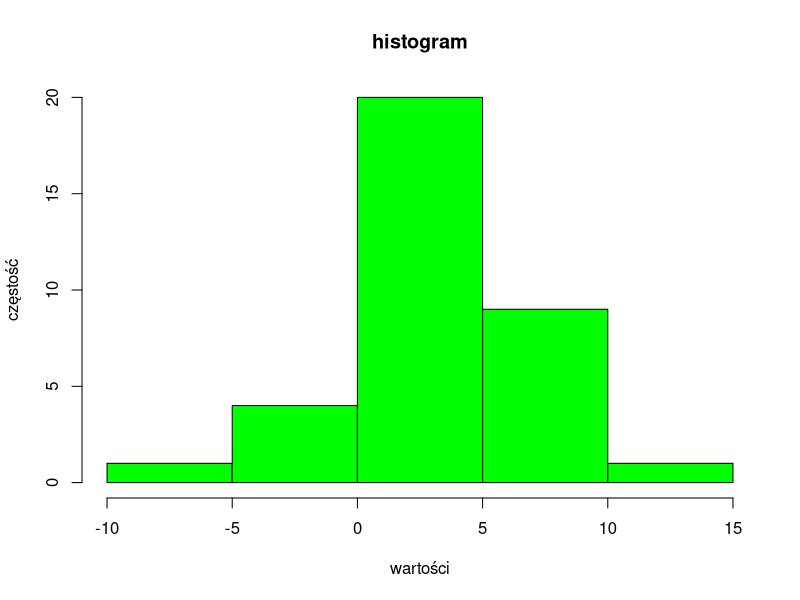
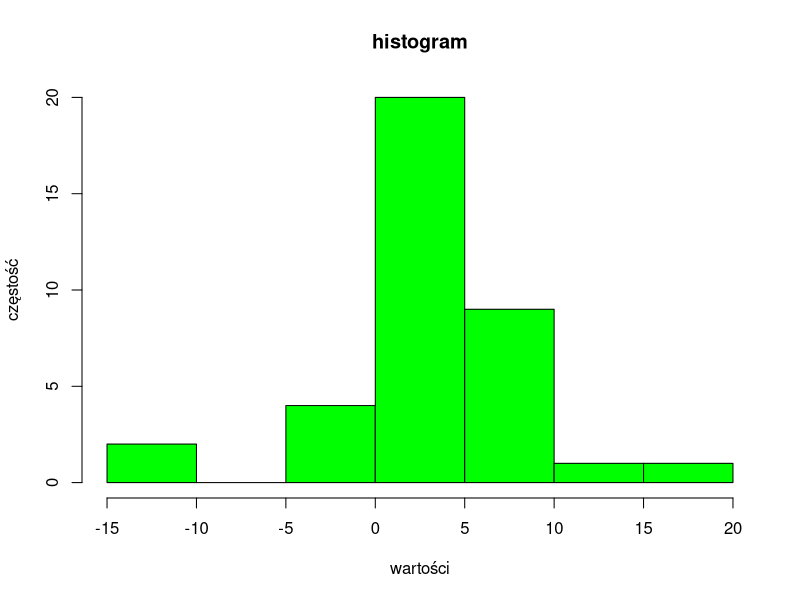
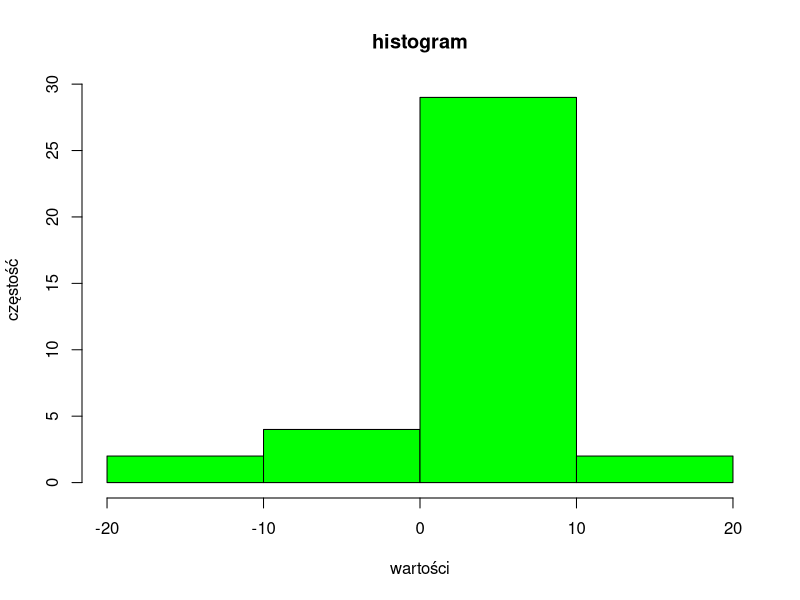

Recreate these plots in R, in order.
x=c(-10,9,1,2,5,-2,6,2,1,0,1,4,5,6,3,7,3,2,2,3,8,5,3,4,8,0,8,0,5,1,6,4,8,13,2)
hist(x, col="green", xlab="wartości", ylab="częstość", main="histogram")
y=c(-10, 9, 1, 2, 5,-2, 6, 2, 1, 0, 1, 4, 5, 6, 3, 7, 3, 2,
    2, 3, 8, 5, 3, 4, 8, 0, 8, 0, 5, 1, 6, 4, 8, 13, 2,-13, 20)
hist(y, col="green", xlab="wartości", ylab="częstość", main="histogram")
hist(y, col="green", xlab="wartości", ylab="częstość", main="histogram", nclass=4)
